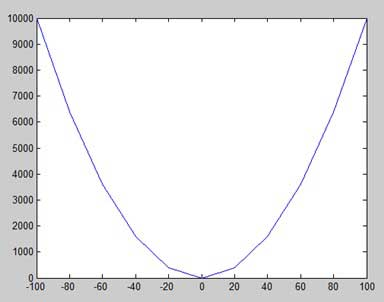
#> input picture testImages/test4.jpg, 384 x 302 px
$ python tester.py
#> lines starting #> are read from the running program, lines starting #| are printed output that depends on the picture; after the words box and inside, x2 and y2 are one past the last pixel; in counts of white or black regions, pixels touching at a corner belong together
# -*- coding: utf-8 -*-
"""
Created on Sun Mar 10 10:52:22 2024

@author: Pratham Gupta
"""
#This is for testing of filters and basic image processing

import cv2
import numpy as np

loadcopy = load = cv2.imread('testImages/test4.jpg')
#> loadcopy is the input picture: shape (302, 384, 3); mean B, G, R 237.1, 236.7, 236.8

down_width = 720
down_height = 720
down_points = (down_width, down_height)
image = cv2.resize(load, down_points, interpolation= cv2.INTER_LINEAR)
imagecopy = cv2.resize(loadcopy, down_points, interpolation= cv2.INTER_LINEAR)

gray = cv2.cvtColor(image,cv2.COLOR_BGR2GRAY)
dst = cv2.Canny(gray,400,500)
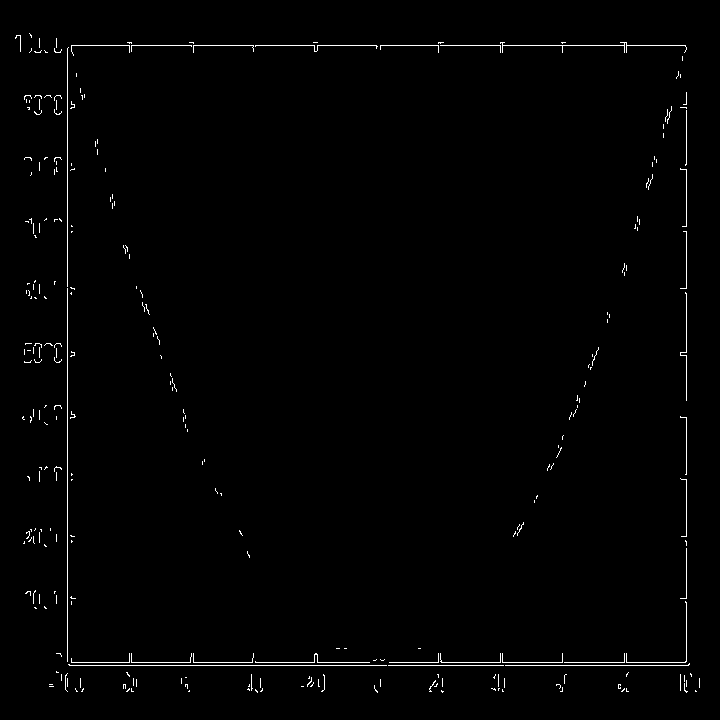
#> dst: shape (720, 720); 0.99% white in thin lines or dots, all inside (x1, y1, x2, y2) = (15, 33, 700, 693)

# Threshold for an optimal value, it may vary depending on the image.
image[dst>0.012*dst.max()]=[255,255,255]
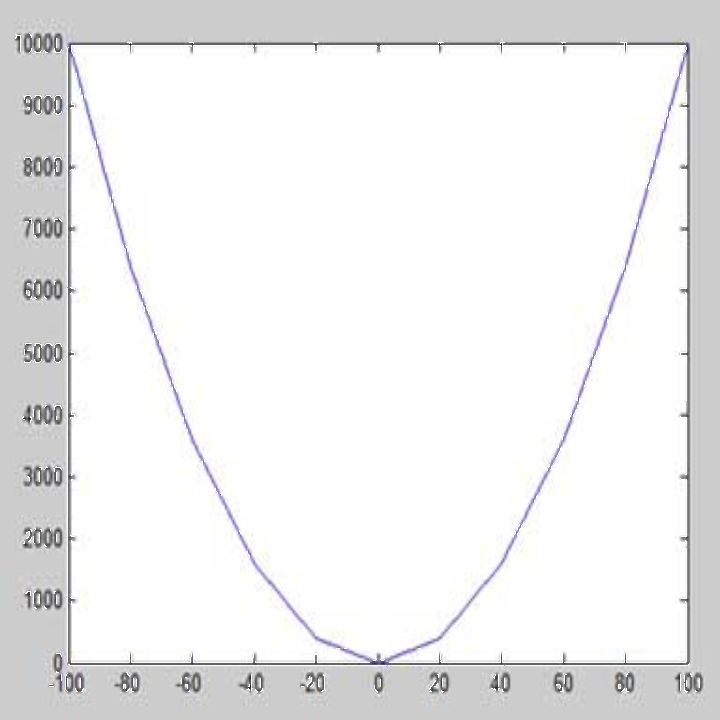
#> image: shape (720, 720, 3); mean B, G, R 237.9, 237.6, 237.7

offset = cv2.cvtColor(image-imagecopy, cv2.COLOR_BGR2GRAY)
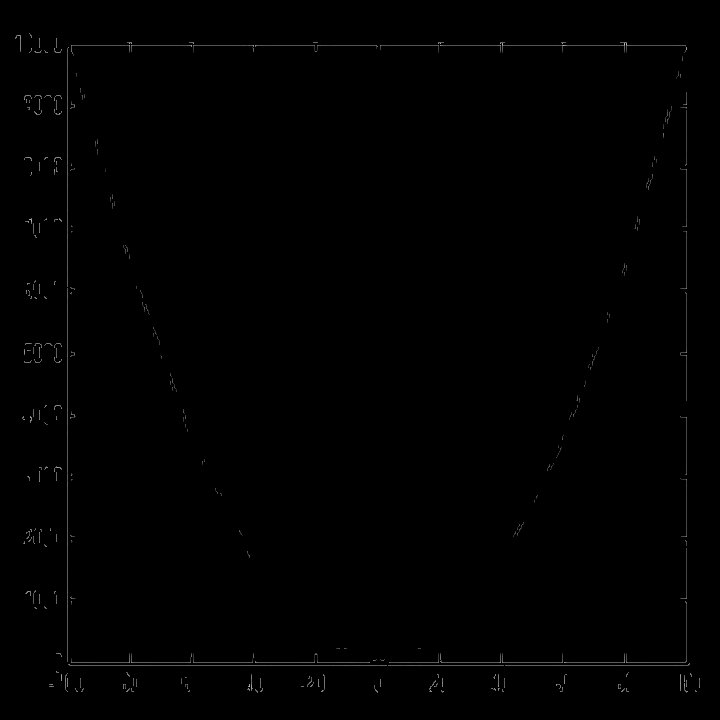
#> offset: shape (720, 720); min 0, max 193, mean 0.9
# cv2.imshow('Offset',offset)
# cv2.waitKey()

column_sum=[]
for i in range(down_height):
    column_sum.append(np.sum(offset[:,i]))
#> after the loop, column_sum = 720 values, max 58097 at index 67, min 0 at index 0, mean 650.4
#print(column_sum)
#print(max(column_sum))
lvline_index =column_sum.index(max(column_sum))
#> lvline_index = 67

loopline2_index=lvline_index
#> loopline2_index = 67
while abs(loopline2_index-lvline_index)<10:
    column_sum.pop(loopline2_index)
    loopline2_index = column_sum.index(max(column_sum))
#> this loop made 1 pass
#> loopline2_index on pass 1: 685
#> after the loop, column_sum = 719 values, max 40057 at index 685, min 0 at index 0, mean 570.5
columntestline_index = loopline2_index
#> columntestline_index = 685

if columntestline_index < lvline_index:
    vline_index = columntestline_index
else:
    vline_index=columntestline_index+1
#> vline_index = 686

row_sum=[]
for i in range(down_width):
    row_sum.append(np.sum(offset[i,:]))
#> after the loop, row_sum = 720 values, max 59500 at index 665, min 0 at index 0, mean 650.4
#print(row_sum)
#print(max(row_sum))
bhline_index =row_sum.index(max(row_sum))
#> bhline_index = 665

loopline_index=bhline_index
#> loopline_index = 665
while abs(loopline_index-bhline_index)<10:
    row_sum.pop(loopline_index)
    loopline_index = row_sum.index(max(row_sum))
#> this loop made 2 passes
#> loopline_index on passes 1 to 2: 662, 45
#> after the loop, row_sum = 718 values, max 52906 at index 45, min 0 at index 0, mean 492.4
rowtestline_index = loopline_index
#> rowtestline_index = 45

if rowtestline_index < bhline_index:
    hline_index = rowtestline_index
#> hline_index = 45
else:
    hline_index=rowtestline_index+1


a = lvline_index
#> a = 67
b = hline_index
#> b = 45
c = vline_index
#> c = 686
d = bhline_index
#> d = 665

if b>d:
    switch = b
    b = d
    d = switch

if c>a:
    switch = c
#> switch = 686
    c = a
#> c = 67
    a = switch
#> a = 686

offset[b,c:a] =128
offset[b:d,a] =128
offset[b:d,c] =128
#> offset: shape (720, 720); min 0, max 193, mean 1.1
offset[d,c:a] =128
#> offset: shape (720, 720); min 0, max 193, mean 1.1
# cv2.imshow('Offset', offset)
# cv2.waitKey()

imagecopy[b,c:a] =(0,255,0)
imagecopy[d,c:a] =(0,255,0)
imagecopy[b:d,a] =(0,255,0)
imagecopy[b:d,c] =(0,255,0)

cv2.imshow('Image',imagecopy)
cv2.waitKey()

graph = imagecopy[(b-3):(d+3),(c-3):(a+3)]
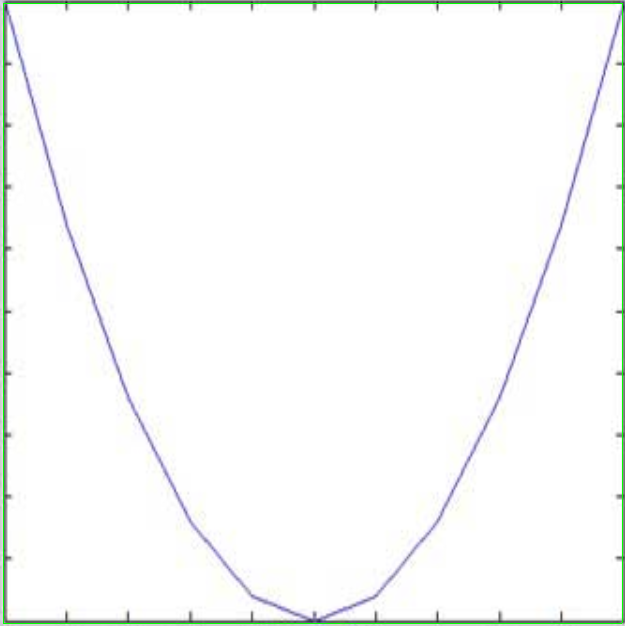
#> graph: shape (626, 625, 3); mean B, G, R 248.9, 250, 248.5
cv2.imshow("Cropped", graph)
cv2.waitKey()

nongraph = imagecopy
nongraph[b-3:d-3,c+5:a+5] = 255
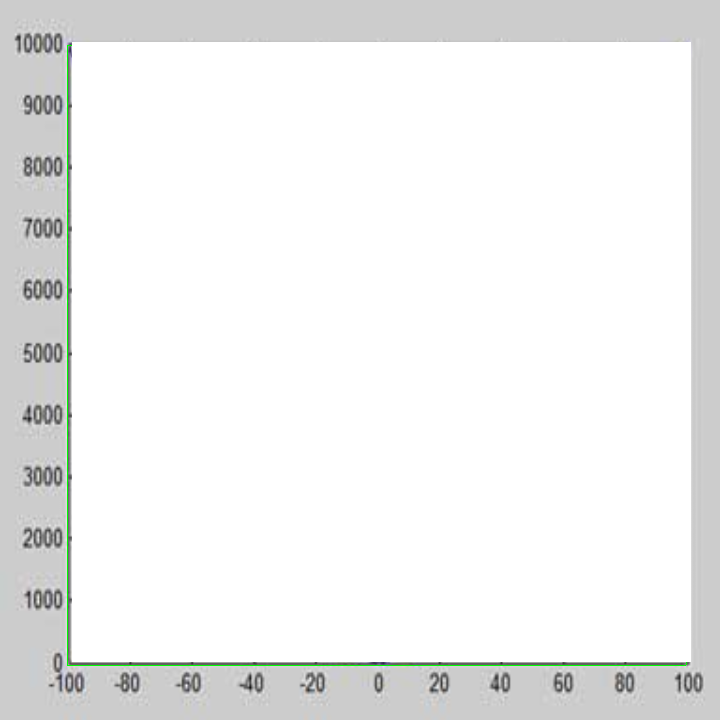
#> nongraph: shape (720, 720, 3); mean B, G, R 239.2, 239.8, 239.2
graphcopy = graph

# Display cropped image
cv2.imshow("Cropped", graph)
cv2.waitKey()

# Save the cropped image
#cv2.imwrite("testImages/Cropped Image.jpg", cropped_image)

graygraph= cv2.cvtColor(graph, cv2.COLOR_BGR2GRAY)
graygraphcopy = cv2.cvtColor(graphcopy,cv2.COLOR_BGR2GRAY)
graygraph = np.float32(graygraph)

dst = cv2.cornerHarris(graygraph,2,3,0.05)
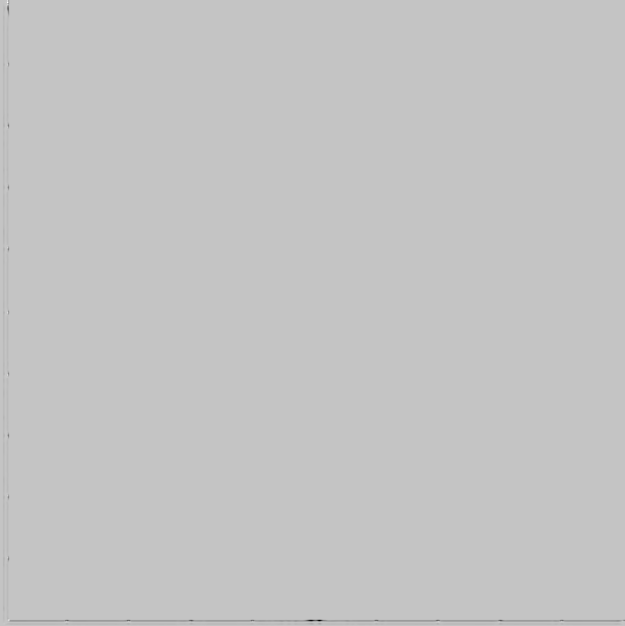
#> dst: shape (626, 625) float32; min -68528744, max 20480924, mean -74676.6; drawn with min black and max white
# Look into Shi-Tomasi corner detection
# Threshold for an optimal value, it may vary depending on the image.
graygraph[dst>0.06*dst.max()]=255
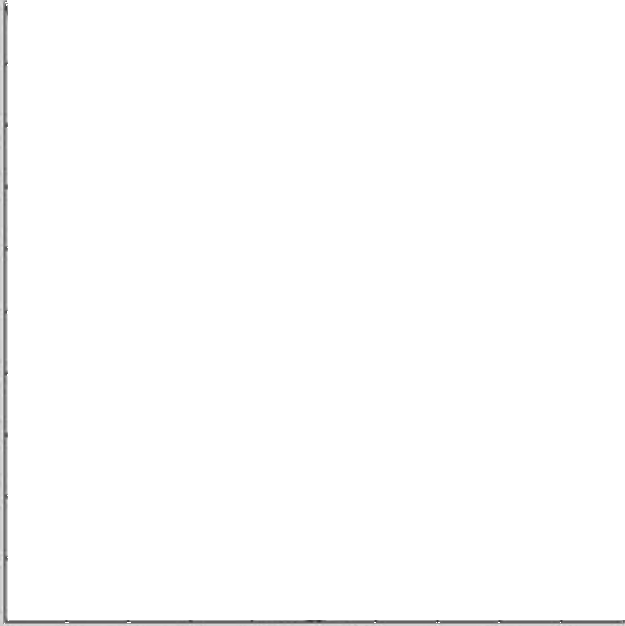
#> graygraph: shape (626, 625) float32; min 46, max 255, mean 253

corneronly = graygraph-graygraphcopy

corneronly[:-9,9:]=0
#cv2.imshow('Corneronly', corneronly)
#cv2.waitKey()

(var1,var2) = np.shape(corneronly)
#> var1 = 626; var2 = 625
indexhighlow= []
indexlowhigh= []
for i in range(var2-1):
    for j in range(var1-1):
        if corneronly[j,i] > 128:
            if corneronly[j+1,i] < 128:
                indexhighlow.append((j,i))
        elif corneronly[j,i] < 128:
            if corneronly[j+1,i] > 128:
                indexlowhigh.append((j+1,i))

second_element_count = {}

for tup in indexlowhigh:
    second_element = tup[1]
    if second_element in second_element_count:
        second_element_count[second_element] += 1
    else:
        second_element_count[second_element] = 1

max_occurrence = max(second_element_count.values())
#> max_occurrence = 7
max_occurrence_elements = [k for k, v in second_element_count.items() if v == max_occurrence]
#> max_occurrence_elements = [7]
maximum = max_occurrence_elements[0]
#> maximum = 7
filtered_array = [tup for tup in indexlowhigh if tup[1] == maximum]
print(filtered_array)
#| [(1, 7), (64, 7), (247, 7), (311, 7), (374, 7), (495, 7), (557, 7)]

differences = []
for i in range(1, len(filtered_array)):
    difference = filtered_array[i][0] - filtered_array[i - 1][0]
    differences.append(difference)
#> after the loop, differences = [63, 183, 64, 63, 121, 62]
print(differences)
#| [63, 183, 64, 63, 121, 62]

def positive(arr):
    return[x for x in arr if x>5]
differences=positive(differences)

lengthscaley = np.ceil(np.mean(differences))
#> lengthscaley = 93
print(lengthscaley)
#| 93.0

for i in range(var2-1):
    for j in range(var1-1):
        if corneronly[j,i] > 128:
            if corneronly[j,i+1] < 128:
                indexhighlow.append((j,i))
        elif corneronly[j,i] < 128:
            if corneronly[j,i+1] > 128:
                indexlowhigh.append((j,i+1))

first_element_count = {}

for tup in indexlowhigh:
    first_element = tup[0]
    if first_element in first_element_count:
        first_element_count[first_element] += 1
    else:
        first_element_count[first_element] = 1

max_occurrence = max(first_element_count.values())
#> max_occurrence = 23
max_occurrence_elements = [k for k, v in first_element_count.items() if v == max_occurrence]
#> max_occurrence_elements = [622]
maximum = max_occurrence_elements[0]
#> maximum = 622
filtered_array = [tup for tup in indexlowhigh if tup[0] == maximum]
print(filtered_array)
#> (printed output is left out)

differences = []
for i in range(1, len(filtered_array)):
    difference = filtered_array[i][1] - filtered_array[i - 1][1]
    differences.append(difference)
print(differences)
#| [1, 1, 1, 59, 1, 1, 1, 244, 1, 61, 2, 1, 59, 1, 61, -495, 62, 247, 62, 2, 60, 62]

differences=positive(differences)
lengthscalex = np.ceil(np.mean(differences))
#> lengthscalex = 98
print(lengthscalex)
#| 98.0

$ run again, with testImages/testexp.jpg copied over testImages/test4.jpg
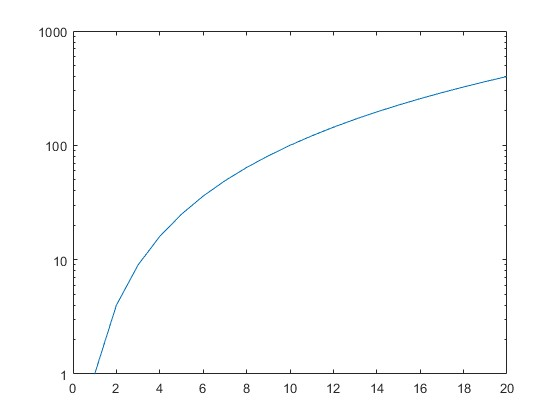
#> input picture testImages/testexp.jpg, 560 x 420 px
#> loadcopy is the input picture: shape (420, 560, 3); mean B, G, R 252.6, 252.5, 252.2
#> `offset = cv2.cvtColor(image-imagecopy, cv2.COLOR_BGR2GRAY)`:
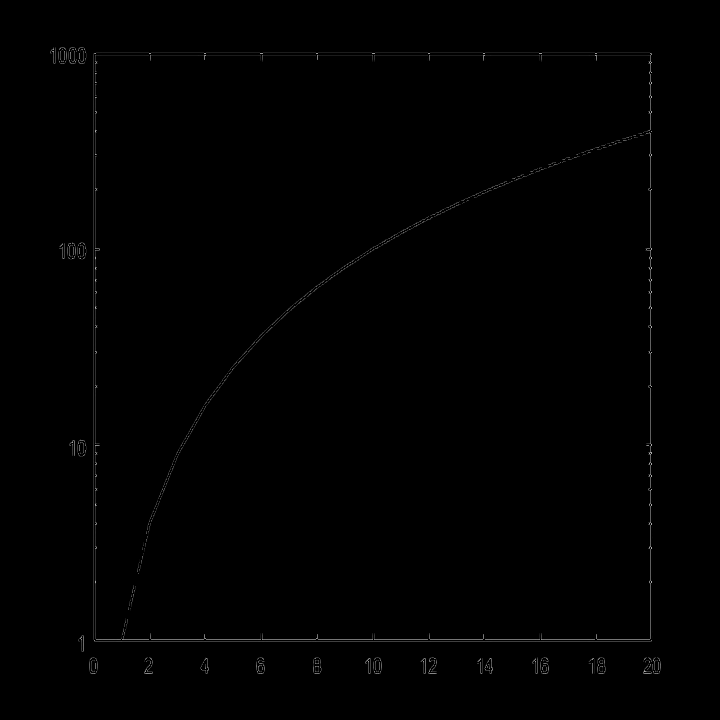
#> offset: shape (720, 720); min 0, max 194, mean 0.9
#> after the loop `for i in range(down_height):`: column_sum = 720 values, max 53553 at index 650, min 0 at index 0, mean 644.7
#> lvline_index = 650
#> the loop `while abs(loopline2_index-lvline_index)<10:` made 1 pass
#> loopline2_index on pass 1: 95
#> after the loop `while abs(loopline2_index-lvline_index)<10:`: column_sum = 719 values, max 33561 at index 95, min 0 at index 0, mean 571.2
#> columntestline_index = 95
#> after the loop `for i in range(down_width):`: row_sum = 720 values, max 64057 at index 639, min 0 at index 0, mean 644.7
#> bhline_index = 639
#> the loop `while abs(loopline_index-bhline_index)<10:` made 2 passes
#> loopline_index on passes 1 to 2: 640, 55
#> after the loop `while abs(loopline_index-bhline_index)<10:`: row_sum = 718 values, max 17279 at index 55, min 0 at index 0, mean 507.2
#> rowtestline_index = 55
#> a = 650
#> b = 55
#> c = 95
#> d = 639
#> nongraph: shape (720, 720, 3); mean B, G, R 253.3, 253.8, 253.3
#> `graygraph[dst>0.06*dst.max()]=255`:
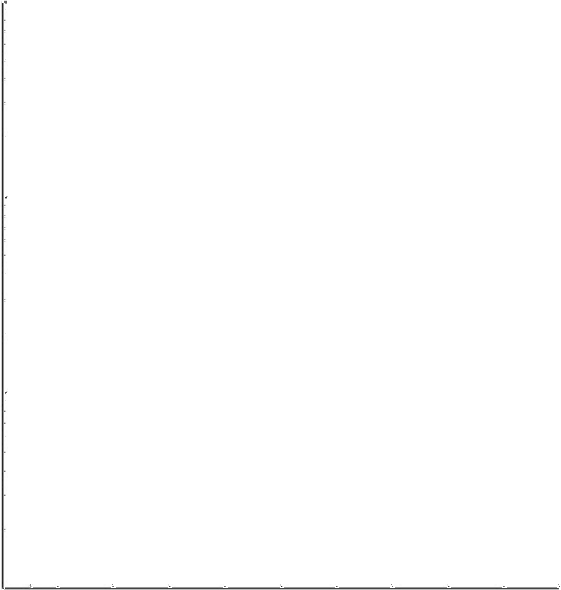
#> graygraph: shape (590, 561) float32; min 28, max 255, mean 253.7
#| [(10, 4), (60, 4), (137, 4), (197, 4), (216, 4), (228, 4), (240, 4), (274, 4), (300, 4), (334, 4), (392, 4), (401, 4), (437, 4), (588, 4)]
#| [50, 77, 60, 19, 12, 12, 34, 26, 34, 58, 9, 36, 151]
#> lengthscaley = 45
#| 45.0
#> (printed output is left out)
#| [56, 56, 55, 57, 55, 56, 56, 55, 56, -502, 56, 56, 55, 57, 55, 56, 56, 55, 56]
#> lengthscalex = 56
#| 56.0
